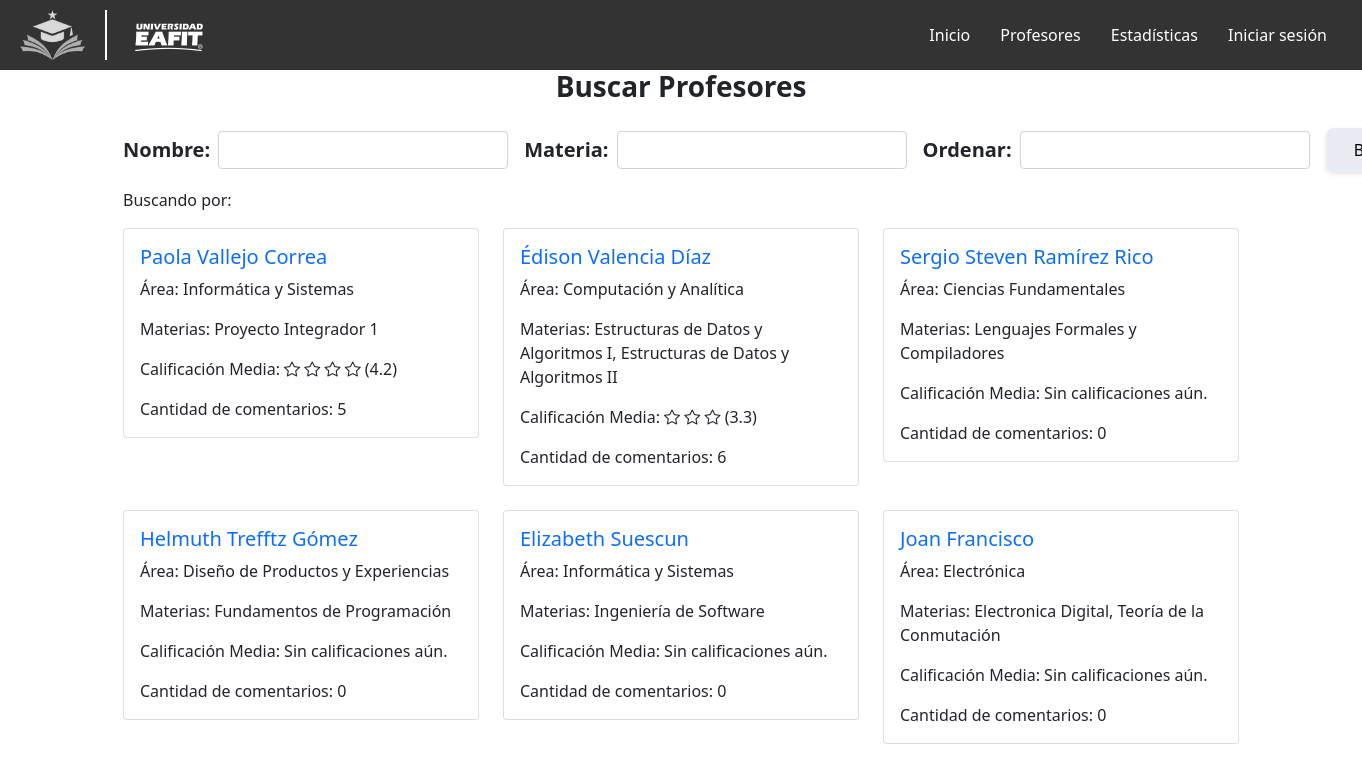
The app's page /profesores/, older data.
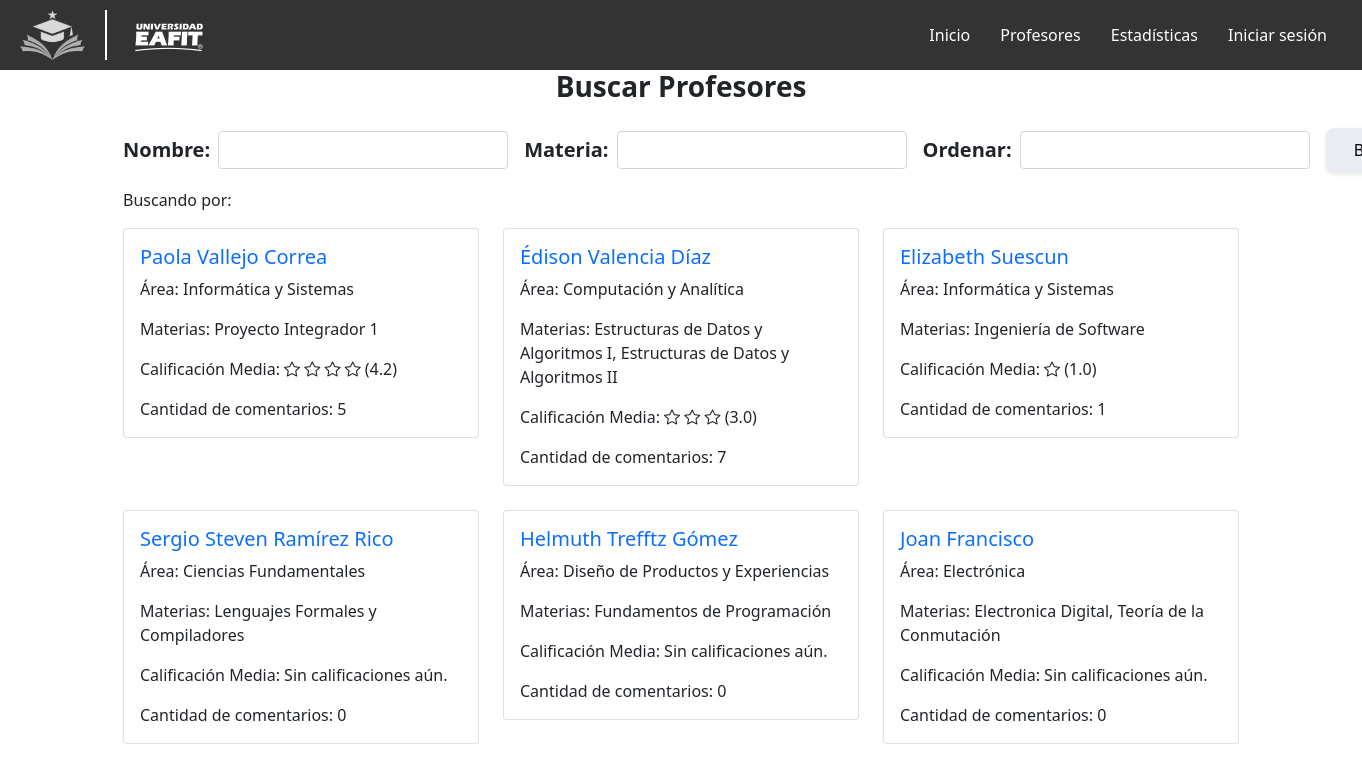
The same page, newer data.
### profesores/models.py (models this page shows, shortened)
class Profesor(models.Model):
    nombre = models.CharField(max_length=100)
    departamento = models.CharField(max_length=100)
    materias = models.ManyToManyField('Materia', related_name='profesores')
    calificacion_media = models.FloatField(default=0.0)  # Calificación general del profesor
    numcomentarios = models.IntegerField(default=0)

class Materia(models.Model):
    nombre = models.CharField(max_length=100)
    calificacion_media = models.FloatField(default=0.0)
    numcomentarios = models.IntegerField(default=0)

### profesores/views.py (the view)
# urls.py: path('profesores/', profesoresViews.lista_profesores, name='lista_profesores'),
def lista_profesores(request):
    searchNombre = request.GET.get('searchNombre', '').strip()
    searchMateria = request.GET.get('searchMateria', '').strip()
    orden_field = request.GET.get('orden_field', '')
    profesores = Profesor.objects.all()
    if searchNombre:
        profesores = profesores.filter(nombre__icontains=searchNombre)
    if searchMateria:
        profesores = profesores.filter(materias__nombre__icontains=searchMateria).distinct()
    if orden_field:
        strategy_map = {
            'mayor_rating': 'best_rated',
            'menor_rating': 'alphabetical',  # fallback
            'mayor_comentarios': 'most_reviewed',
            'menor_comentarios': 'alphabetical',  # fallback
            'recomendado': 'balanced',  # Nueva opción
        }
        strategy_name = strategy_map.get(orden_field, 'best_rated')
        recommendation_engine = RecommendationEngine(strategy_name)
        profesores = recommendation_engine.recommend(profesores)
    else:
        recommendation_engine = RecommendationEngine('best_rated')
        profesores = recommendation_engine.recommend(profesores)
    return render(request, 'lista_profesores.html', {
        'profesores': profesores,
        'searchNombre': searchNombre,
        'searchMateria': searchMateria,
        'orden_field': orden_field
    })

### profesores/recommendation_strategies.py (called while the page is built)
    def apply(self, queryset: QuerySet) -> QuerySet:
        return queryset.order_by('-calificacion_media', '-numcomentarios')

    def set_strategy(self, strategy_name: str):
        strategy_class = self._strategies.get(strategy_name)
        if not strategy_class:
            raise ValueError(
                f"Estrategia '{strategy_name}' no existe. "
                f"Disponibles: {list(self._strategies.keys())}"
            )
        self._strategy = strategy_class()

    def recommend(self, queryset: QuerySet) -> QuerySet:
        return self._strategy.apply(queryset)

### profesores/templates/lista_profesores.html (shortened to what this page needs)
{% extends 'base_generic.html' %}
{% block content %}
<link href="https://cdn.jsdelivr.net/npm/bootstrap@5.1.3/dist/css/bootstrap.min.css" rel="stylesheet">
<link href="https://cdn.jsdelivr.net/npm/bootstrap-icons@1.8.1/font/bootstrap-icons.css" rel="stylesheet">
<div class="container">
    <form action="" method="GET">
        <h3 class="fw-bold mb-4 text-center">Buscar Profesores</h3>
        <div class="d-flex align-items-center mb-3 mt-4">
            <div class="me-3 d-flex align-items-center">
                <label for="searchNombre" class="form-label mb-0 me-2 fw-bold fs-5">Nombre:</label>
                <input type="text" class="form-control" name="searchNombre" id="searchNombre" value="{{ searchNombre }}" style="width: 290px;">
            </div>
            <div class="me-3 d-flex align-items-center">
                <label for="searchMateria" class="form-label mb-0 me-2 fw-bold fs-5">Materia:</label>
                <input type="text" class="form-control" name="searchMateria" id="searchMateria" value="{{ searchMateria }}" style="width: 290px;">
            </div>
            <div class="me-3 d-flex align-items-center">
                <label for="orden_field" class="form-label mb-0 me-2 fw-bold fs-5">Ordenar:</label>
                <select name="orden_field" id="orden_field" class="form-control" style="width: 290px;">
                    <option value=""> </option>
                    <option value="mayor_rating" {% if orden_field == "mayor_rating" %}selected{% endif %}>Mayor rating</option>
                </select>
            </div>
            <div class="d-flex align-items-center">
                <button type="submit" class="btn custom-gray-button">Buscar</button>
            </div>
        </div>
    </form>
    <p class="mt-3">Buscando por: {{ searchNombre }}  {{ searchMateria }} </p>
    <div class="row row-cols-1 row-cols-md-3 g-4">
        {% for profesor in profesores %}
        <div class="col">
            <div class="card">
                <div class="card-body">
                    <h5 class="card-title">
                        <a href="{% url 'detalle_profesor' profesor.id %}" class="text-decoration-none">
                            {{ profesor.nombre }}
                        </a>
                    </h5>
                    <p class="card-text">Área: {{ profesor.departamento }}</p>
                    <p class="card-text">
                        Materias:
                        {% if profesor.materias.exists %}
                            {% for materia in profesor.materias.all %}
                                <span>{{ materia.nombre }}</span>{% if not forloop.last %}, {% endif %}
                            {% endfor %}
                        {% else %}
                            <span class="text-muted">No tiene materias asignadas</span>
                        {% endif %}
                    </p>
                    {% if profesor.calificacion_media %}
                    <p class="card-text">Calificación Media:
                        {% for i in "12345" %}
                            <span class="bi bi-star{% if i|add:0 > profesor.calificacion_media %}-outline{% endif %}"></span>
                        {% endfor %}
                        ({{ profesor.calificacion_media|floatformat:1 }})
                    </p>
                    {% else %}
                    <p class="card-text">Calificación Media: Sin calificaciones aún.</p>
                    {% endif %}
                    <p class="card-text">Cantidad de comentarios: {{ profesor.numcomentarios }}</p>
                </div>
            </div>
        </div>
        {% endfor %}
    </div>
</div>
{% endblock %}

Row changes from the older to the newer data that the page shows:
changed Profesor "Édison Valencia Díaz": calificacion_media "3.3" → "3.0"; numcomentarios "6" → "7"
changed Profesor "Elizabeth Suescun": calificacion_media (not shown) → "1.0"; numcomentarios "0" → "1"; calificacion_media "Calificación Media: Sin calificaciones aún." → "Calificación Media: ( )"; moves up the list
